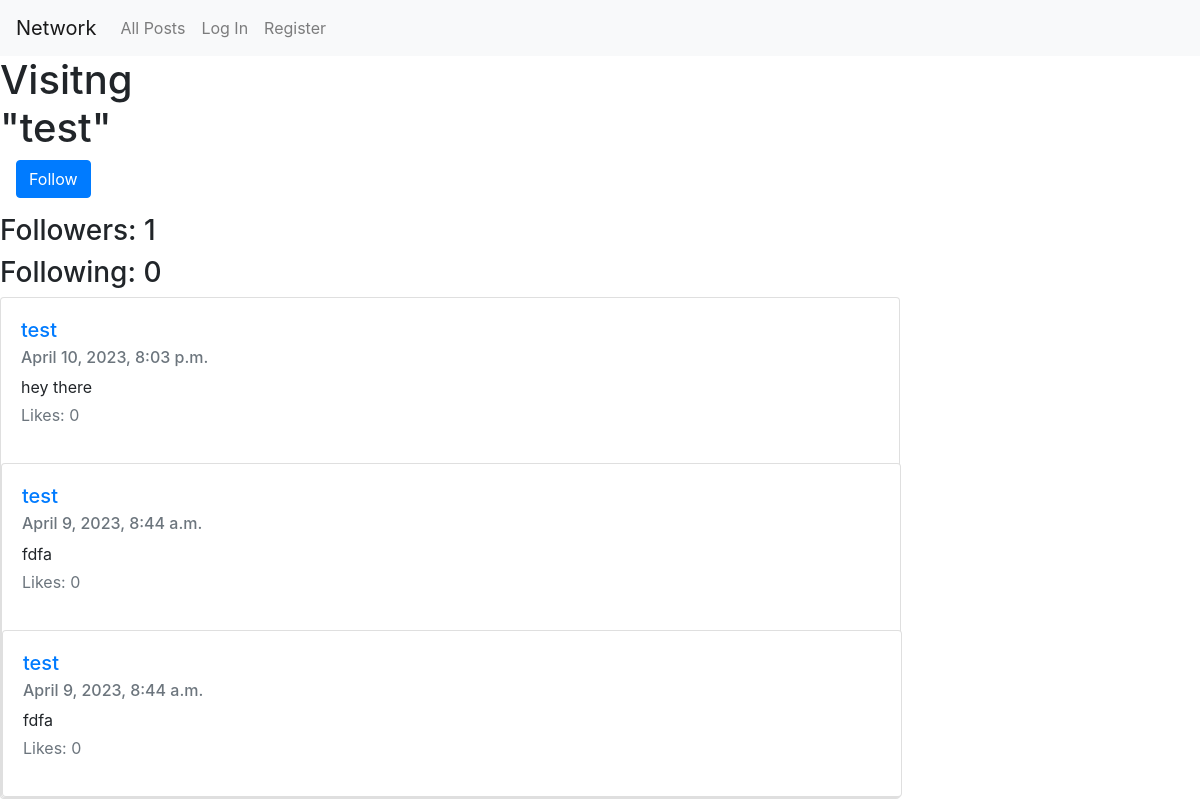
The app's page /profile/test, older data.
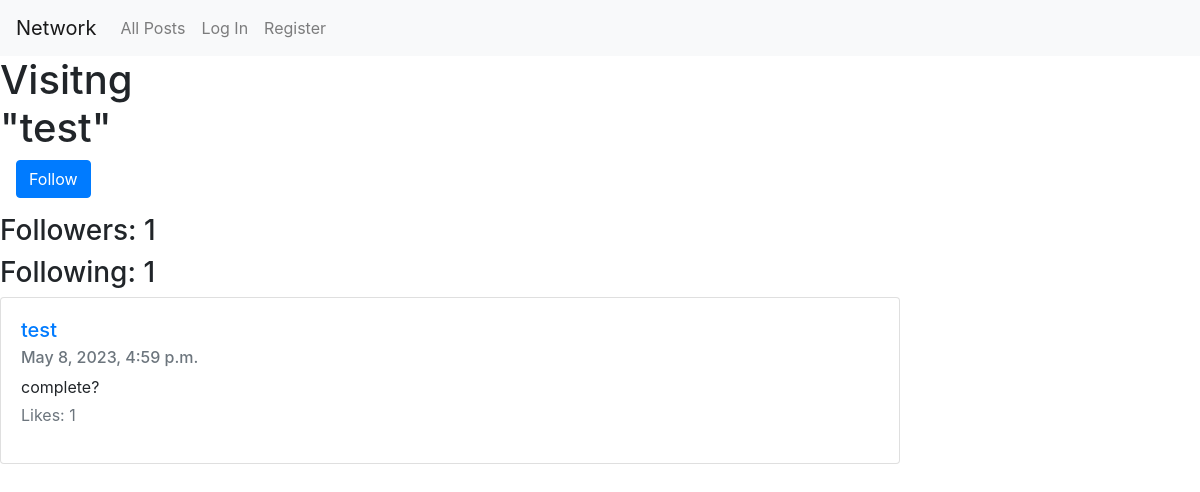
The same page, newer data.
### network/models.py (models this page shows, shortened)
class Post(models.Model):
    description = models.TextField()
    poster = models.ForeignKey(User, on_delete=models.CASCADE)
    posted = models.DateTimeField(auto_now_add=True)
    likes = models.ManyToManyField(User, related_name="liked_posts")
    liked = models.BooleanField(default=False)

class User(AbstractUser):
    following = models.ManyToManyField(
        "self", symmetrical=False, related_name="userFollowing"
    )
    followers = models.ManyToManyField(
        "self", symmetrical=False, related_name="userFollows"
    )

### network/views.py (the view)
# urls.py: path("profile/<str:name>", views.profile_view, name="profile"),
def profile_view(request, name):
    currentUser = request.user
    user = User.objects.get(username=name)
    followersCount = user.followers.count()
    followingCount = user.following.count()
    userPosts = Post.objects.filter(poster=user)
    userPosts = userPosts.order_by("-posted")
    isFollowing = followingFunction(user, currentUser)
    return render(
        request,
        "network/profile.html",
        {
            "currentUser": currentUser,
            "idName": user,
            "followerCount": followersCount,
            "followingCount": followingCount,
            "isFollowing": isFollowing,
            "userPosts": userPosts,
        },
           )

### network/views.py (called while the page is built)
def followingFunction(user, stalker):
    followers = user.followers.all()
    isFollowing = False
    for follower in followers:
        if stalker == follower:
            isFollowing = True
        else:
            isFollowing = False
    return isFollowing

### network/templates/network/profile.html (shortened to what this page needs)
{% extends "network/layout.html" %}
{% block body %}
<h1>
    <div>Visitng</div>"{{ idName }}"
</h1>
{% if idName != currentUser and not isFollowing %}
<form action="{% url 'follow' name=idName %}" method="post">
    <button class="btn btn-primary mb-3 mx-3" type="submit" name="followButton">
        Follow
    </button>
</form>
{% endif %}
<h3>Followers: {{ followerCount }}</h3>
<h3>Following: {{followingCount}}</h3>
{% for post in userPosts %}
<div class="card" style="width: 75vw" data-cardid="{{post.id}}">
    <div class="card-body" id="card-body-{{post.id}}">
    <h5 class="card-title">
      <a href="{% url 'profile' name=post.poster %}">{{post.poster}}</a>
    </h5>
    <h6 class="card-subtitle mb-2 text-body-secondary text-secondary">
      {{post.posted}}
    </h6>
    <p class="card-text mb-1" id="post-descr/iption-{{ post.id }}">{{ post.description }}</p>
    <p class="text-muted" id="like-{{ post.id }}">Likes: {{ post.likes.count }}</p>
</div>
{% endfor %}
{% endblock %}

Row changes from the older to the newer data that the page shows:
removed Post: poster "test", posted "April 10, 2023, 8:03 p.m.", description "hey there", likes.count "0"
removed Post: poster "test", posted "April 9, 2023, 8:44 a.m.", description "fdfa", likes.count "0"
removed Post: poster "test", posted "April 9, 2023, 8:44 a.m.", description "fdfa", likes.count "0"
added Post: poster "test", posted "May 8, 2023, 4:59 p.m.", description "complete?", likes.count "1"
Text that changed along with them:
{{ followingCount }}: "0" → "1"
